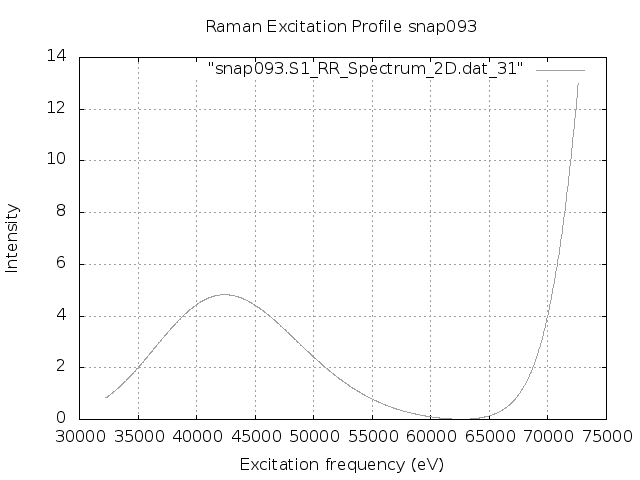

Reproduce this figure in gnuplot.
set terminal png
set output "snap093.S1.REP.png"
set xlabel 'Excitation frequency (eV)'
set ylabel 'Intensity'
set title "Raman Excitation Profile snap093"
set grid
set autoscale
plot "snap093.S1_RR_Spectrum_2D.dat_31" with lines lc "blue"
exit
